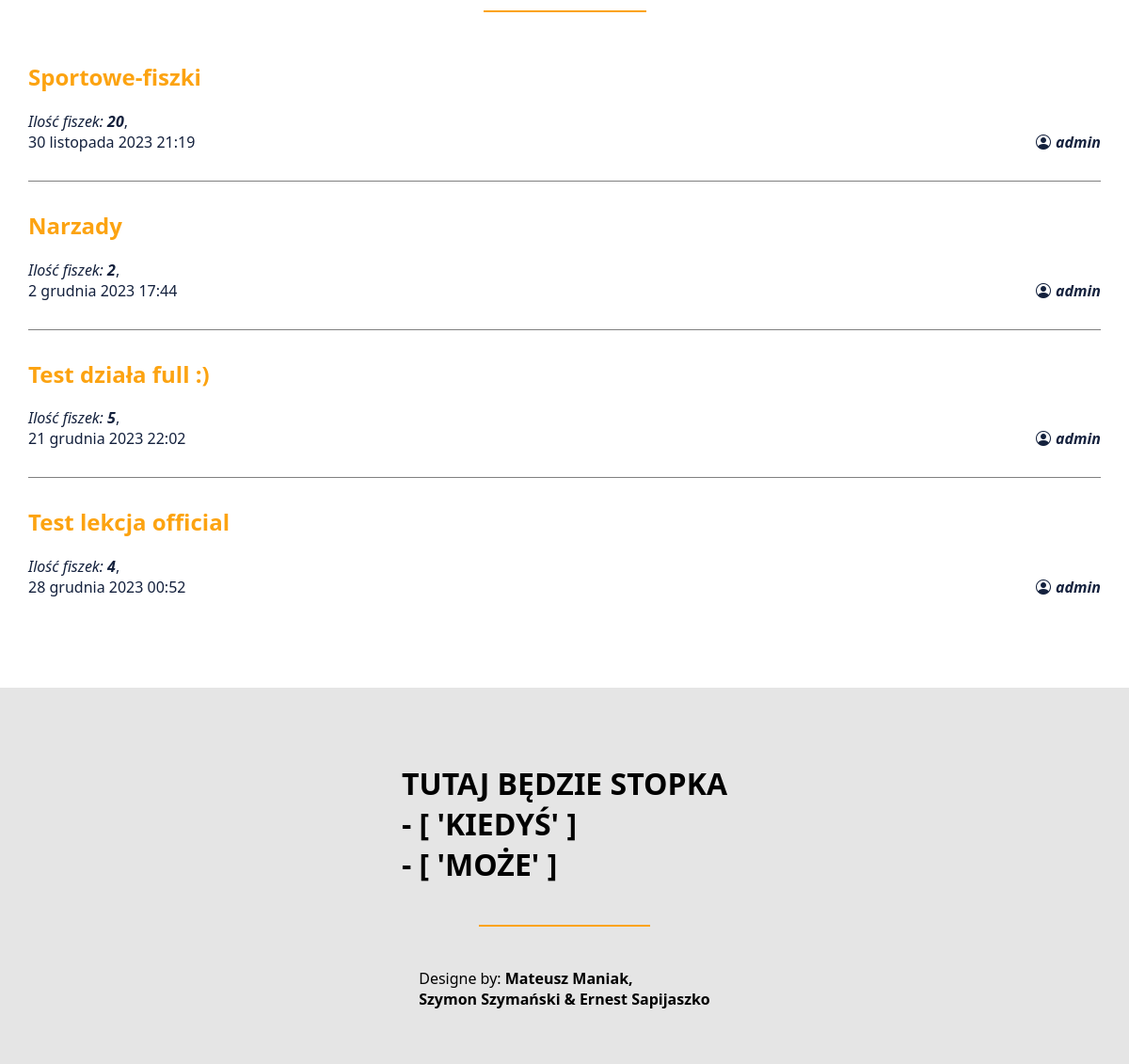
/search/ (lower part), run on an earlier commit of the app's database.
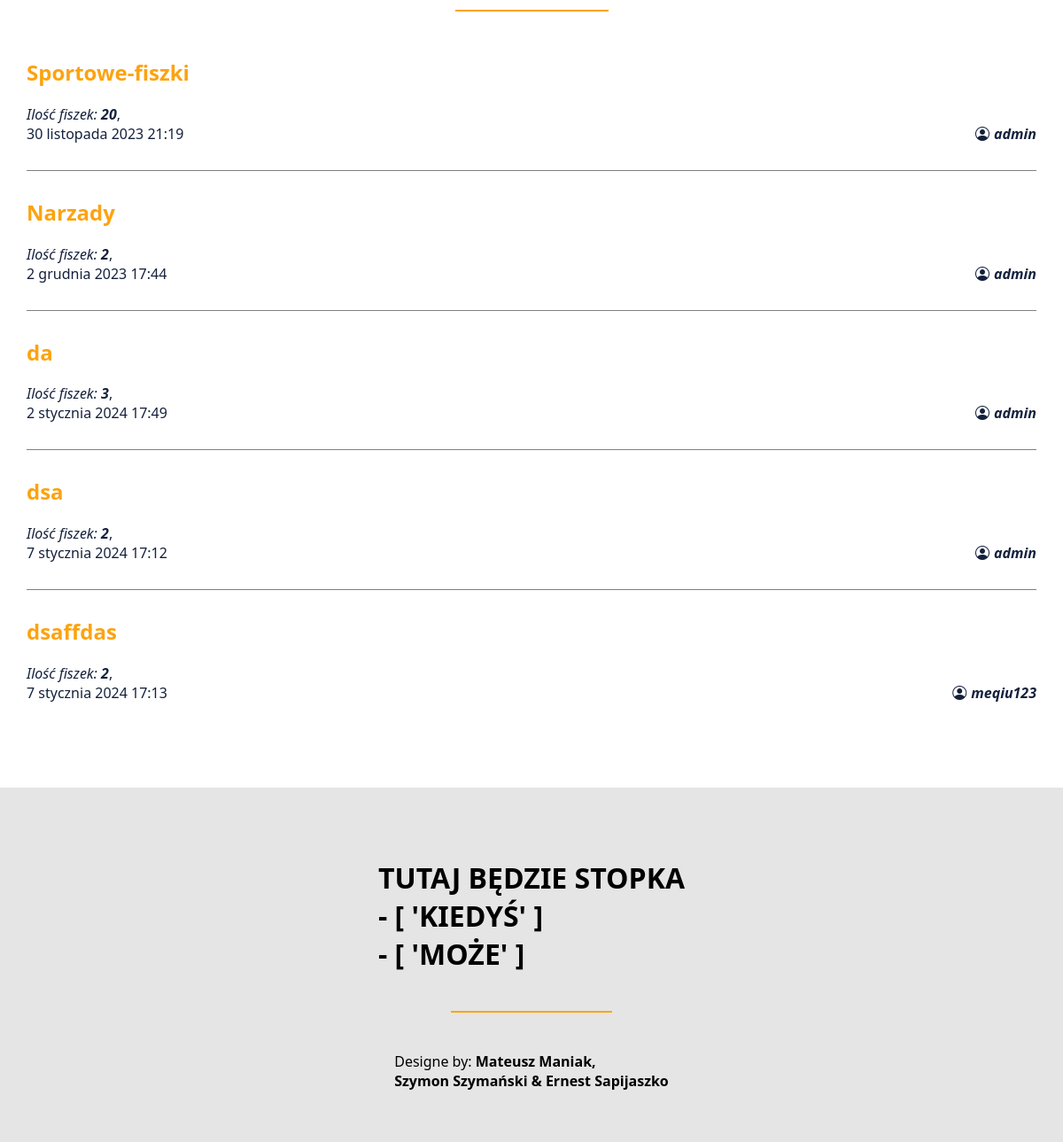
And on a later commit of the database.
### flashcardApp/models.py (models this page shows, shortened)
class FlashcardGroup(models.Model):
    title = models.CharField(max_length=250)
    cardQuantity = models.IntegerField(default=0)
    date = models.DateTimeField(default=datetime.now)
    author = models.ForeignKey(User, on_delete=models.CASCADE)
    groupManager = models.Manager()
    def get_absolute_url(self):
        return reverse('flashcardApp:flashcardGroup', args=[self.title])

### flashcardApp/views.py (the view)
# urls.py: path('search/', views.search, name='search'),
def search(request):
    if request.method == 'POST' and request.POST.get('my-groups') == 'True':
        allFlashCardGroups = FlashcardGroup.groupManager.filter(author=request.user.id)
        isMyGroupsTrue = True
    else:
        allFlashCardGroups = FlashcardGroup.groupManager.all()
        isMyGroupsTrue = False
    return render(request, 'content/search.html', {'allGroups': allFlashCardGroups, 'groups_views': isMyGroupsTrue})

### templates/content/search.html (shortened to what this page needs)
{% extends 'base.html' %}
{% load static %}
{% block links %}
    <link rel="stylesheet" href="{% static 'css/search.css' %}">
{% endblock %}
{% block content %}
    <br><br><hr><br>
    <div class="search-result">
        {% for group in allGroups %}
            <a href="{{ group.get_absolute_url }}" class="element">
                <div class="text-info">
                    <h2 class="title">{{ group.title }}</h2>
                    <div class="element-info">
                        <div>
                            <i class="quantity">Ilość fiszek: <b>{{ group.cardQuantity }}</b></i>,<br>
                            <span class="date">{{ group.date }}</span>
                        </div>
                        <span class="user">
                            <i class="bi bi-person-circle"></i>
                            <b><i>{{ group.author }}</i></b>
                        </span>
                    </div>
                </div>
            </a>
        {% endfor %}
    </div>
{% endblock %}

### templates/base.html (shortened to what this page needs)
{% load static %}
<!DOCTYPE html>
<html lang="pl">
<head>
    <link rel="stylesheet" href="https://cdn.jsdelivr.net/npm/bootstrap-icons@1.11.2/font/bootstrap-icons.min.css">
    <link rel="stylesheet" href="{% static 'css/header.css' %}">
    {% block links %}{% endblock %}
</head>
<body>
    <br>
    <main class="app">
        {% block content %}  {% endblock %}
    </main>
    <br><br><br>
    <footer>
        <h1>TUTAJ BĘDZIE STOPKA <br> - [ 'KIEDYŚ' ] <br> - [ 'MOŻE' ]</h1>
        <br>
        <hr>
        <br><br>
        <span>
            Designe by: <b>Mateusz Maniak,<br> Szymon Szymański & Ernest Sapijaszko</b>
        </span>
    </footer>
</body>
</html>

### flashcardApp/static/css/header.css (style rules this page uses)
body { margin: 0; padding: 0; font-family: system-ui, -apple-system, BlinkMacSystemFont, 'Segoe UI', Roboto, Oxygen, Ubuntu, Cantarell, 'Open Sans', 'Helvetica Neue', sans-serif; }
main.app { width: 50%; margin: 0 auto; display: flex; flex-direction: column; justify-content: center; align-content: center; text-align: center; }
footer { width: 100%; height: 50vh; background-color: #e5e5e5; display: flex; justify-content: center; align-items: center; flex-direction: column; }
hr { width: 15%; margin: 0 auto; border: 1px solid #FCA311; }
@media screen and (max-width: 1400px) { main.app, header ul { width: 95%; } }

### flashcardApp/static/css/search.css (style rules this page uses)
.search-result { display: flex; flex-direction: column; }
.element { display: flex; gap: 30px; width: 100%; text-align: left; text-decoration: none; color: inherit; border-bottom: 1px solid gray; padding: 30px 0; }
.element:last-child { border: none; }
.text-info { width: 100%; display: flex; justify-content: center; align-items: flex-start; flex-direction: column; }
.title { margin-top: 0; color: #FCA311; }
.element-info { width: 100%; display: flex; justify-content: space-between; color: #14213D; }
.user { display: flex; justify-content: center; align-items: flex-end; gap: 5px; }

What changed in the data, as far as the page shows it:
removed FlashcardGroup: title "Test działa full :)", cardQuantity "5", date "21 grudnia 2023 22:02", author "admin"
removed FlashcardGroup: title "Test lekcja official", cardQuantity "4", date "28 grudnia 2023 00:52", author "admin"
added FlashcardGroup: title "da", cardQuantity "3", date "2 stycznia 2024 17:49", author "admin"
added FlashcardGroup: title "dsa", cardQuantity "2", date "7 stycznia 2024 17:12", author "admin"
added FlashcardGroup: title "dsaffdas", cardQuantity "2", date "7 stycznia 2024 17:13", author "meqiu123"
